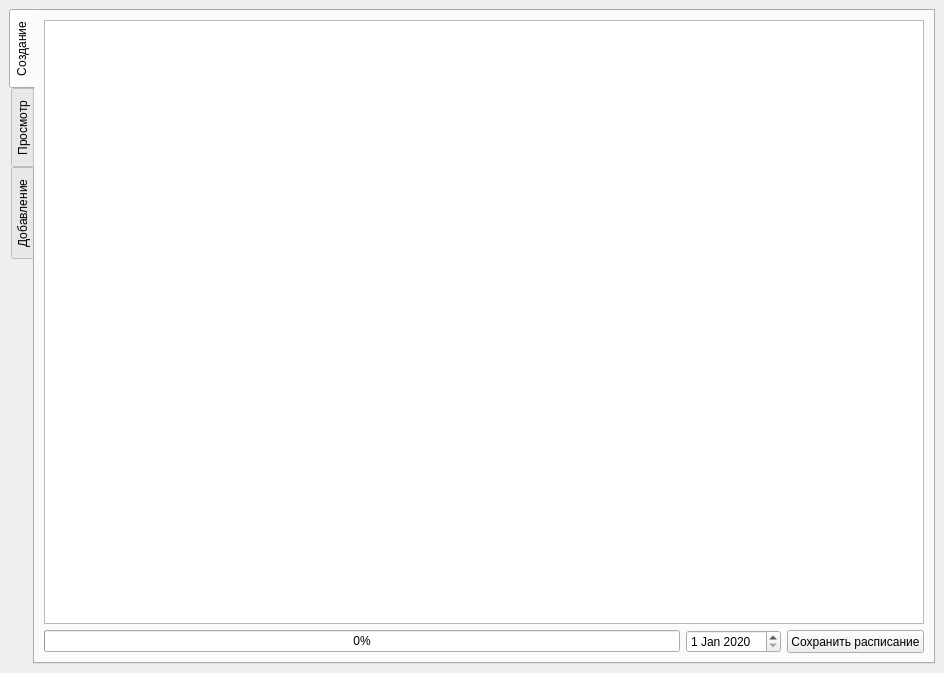
<?xml version="1.0" encoding="UTF-8"?>
<ui version="4.0">
 <class>MainWindow</class>
 <widget class="QMainWindow" name="MainWindow">
  <property name="geometry">
   <rect>
    <x>0</x>
    <y>0</y>
    <width>944</width>
    <height>673</height>
   </rect>
  </property>
  <property name="windowTitle">
   <string>Расписание занятий</string>
  </property>
  <property name="statusTip">
   <string notr="true"/>
  </property>
  <widget class="QWidget" name="centralwidget">
   <layout class="QVBoxLayout" name="verticalLayout_8">
    <item>
     <widget class="QTabWidget" name="tabWidget">
      <property name="focusPolicy">
       <enum>Qt::StrongFocus</enum>
      </property>
      <property name="tabPosition">
       <enum>QTabWidget::West</enum>
      </property>
      <property name="tabShape">
       <enum>QTabWidget::Rounded</enum>
      </property>
      <property name="currentIndex">
       <number>0</number>
      </property>
      <widget class="QWidget" name="tab">
       <attribute name="title">
        <string>Создание</string>
       </attribute>
       <layout class="QVBoxLayout" name="verticalLayout_2">
        <item>
         <widget class="QTableWidget" name="tableWidget">
          <property name="focusPolicy">
           <enum>Qt::NoFocus</enum>
          </property>
          <property name="editTriggers">
           <set>QAbstractItemView::NoEditTriggers</set>
          </property>
          <property name="selectionMode">
           <enum>QAbstractItemView::NoSelection</enum>
          </property>
          <property name="selectionBehavior">
           <enum>QAbstractItemView::SelectRows</enum>
          </property>
          <property name="sortingEnabled">
           <bool>false</bool>
          </property>
          <attribute name="verticalHeaderVisible">
           <bool>false</bool>
          </attribute>
         </widget>
        </item>
        <item>
         <layout class="QHBoxLayout" name="horizontalLayout_6">
          <item>
           <widget class="QProgressBar" name="progressBar">
            <property name="value">
             <number>0</number>
            </property>
           </widget>
          </item>
          <item>
           <widget class="QDateEdit" name="dateEdit">
            <property name="minimumDate">
             <date>
              <year>2020</year>
              <month>1</month>
              <day>1</day>
             </date>
            </property>
           </widget>
          </item>
          <item>
           <widget class="QPushButton" name="pushButton">
            <property name="minimumSize">
             <size>
              <width>124</width>
              <height>23</height>
             </size>
            </property>
            <property name="maximumSize">
             <size>
              <width>181</width>
              <height>31</height>
             </size>
            </property>
            <property name="text">
             <string>Сохранить расписание</string>
            </property>
            <property name="shortcut">
             <string>Ctrl+S</string>
            </property>
           </widget>
          </item>
         </layout>
        </item>
       </layout>
      </widget>
      <widget class="QWidget" name="tab_3">
       <attribute name="title">
        <string>Просмотр</string>
       </attribute>
       <layout class="QVBoxLayout" name="verticalLayout_3">
        <item>
         <layout class="QHBoxLayout" name="horizontalLayout">
          <item>
           <spacer name="horizontalSpacer">
            <property name="orientation">
             <enum>Qt::Horizontal</enum>
            </property>
            <property name="sizeHint" stdset="0">
             <size>
              <width>40</width>
              <height>20</height>
             </size>
            </property>
           </spacer>
          </item>
          <item>
           <widget class="QDateEdit" name="dateEdit_2">
            <property name="minimumDate">
             <date>
              <year>2020</year>
              <month>1</month>
              <day>1</day>
             </date>
            </property>
           </widget>
          </item>
          <item>
           <widget class="QPushButton" name="pushButton_2">
            <property name="text">
             <string>Просмотр</string>
            </property>
           </widget>
          </item>
          <item>
           <widget class="QPushButton" name="export_button">
            <property name="text">
             <string>Выгрузить таблицу</string>
            </property>
           </widget>
          </item>
          <item>
           <widget class="QPushButton" name="edit_button">
            <property name="text">
             <string>Редактировать</string>
            </property>
           </widget>
          </item>
         </layout>
        </item>
        <item>
         <widget class="QTableWidget" name="tableWidget_2">
          <property name="focusPolicy">
           <enum>Qt::NoFocus</enum>
          </property>
          <attribute name="verticalHeaderVisible">
           <bool>false</bool>
          </attribute>
         </widget>
        </item>
        <item>
         <widget class="QProgressBar" name="progressBar_2">
          <property name="value">
           <number>0</number>
          </property>
         </widget>
        </item>
       </layout>
      </widget>
      <widget class="QWidget" name="tab_2">
       <attribute name="title">
        <string>Добавление</string>
       </attribute>
       <layout class="QVBoxLayout" name="verticalLayout_4">
        <item>
         <widget class="QTabWidget" name="tabWidget_2">
          <property name="focusPolicy">
           <enum>Qt::NoFocus</enum>
          </property>
          <property name="tabPosition">
           <enum>QTabWidget::South</enum>
          </property>
          <property name="currentIndex">
           <number>3</number>
          </property>
          <widget class="QWidget" name="tab_4">
           <attribute name="title">
            <string>Группы</string>
           </attribute>
           <layout class="QVBoxLayout" name="verticalLayout">
            <item>
             <layout class="QHBoxLayout" name="horizontalLayout_2">
              <item>
               <widget class="QLineEdit" name="edit_group">
                <property name="styleSheet">
                 <string notr="true">border: 1px solid gray;
border-radius: 5px;</string>
                </property>
               </widget>
              </item>
              <item>
               <widget class="QPushButton" name="button_group">
                <property name="text">
                 <string>Добавить</string>
                </property>
               </widget>
              </item>
             </layout>
            </item>
            <item>
             <widget class="QTableWidget" name="table_groups">
              <property name="focusPolicy">
               <enum>Qt::NoFocus</enum>
              </property>
              <property name="editTriggers">
               <set>QAbstractItemView::NoEditTriggers</set>
              </property>
             </widget>
            </item>
           </layout>
          </widget>
          <widget class="QWidget" name="tab_5">
           <attribute name="title">
            <string>Преподаватели</string>
           </attribute>
           <layout class="QVBoxLayout" name="verticalLayout_5">
            <item>
             <layout class="QHBoxLayout" name="horizontalLayout_3">
              <item>
               <widget class="QLineEdit" name="edit_lecturer">
                <property name="styleSheet">
                 <string notr="true">border: 1px solid gray;
border-radius: 5px;</string>
                </property>
               </widget>
              </item>
              <item>
               <widget class="QPushButton" name="button_lecturer">
                <property name="text">
                 <string>Добавить</string>
                </property>
               </widget>
              </item>
             </layout>
            </item>
            <item>
             <widget class="QTableWidget" name="table_lecturer">
              <property name="focusPolicy">
               <enum>Qt::NoFocus</enum>
              </property>
              <property name="editTriggers">
               <set>QAbstractItemView::NoEditTriggers</set>
              </property>
              <property name="sortingEnabled">
               <bool>false</bool>
              </property>
             </widget>
            </item>
           </layout>
          </widget>
          <widget class="QWidget" name="tab_6">
           <attribute name="title">
            <string>Предметы</string>
           </attribute>
           <layout class="QVBoxLayout" name="verticalLayout_6">
            <item>
             <layout class="QHBoxLayout" name="horizontalLayout_5">
              <item>
               <widget class="QLineEdit" name="edit_subject">
                <property name="styleSheet">
                 <string notr="true">border: 1px solid gray;
border-radius: 5px;</string>
                </property>
               </widget>
              </item>
              <item>
               <widget class="QPushButton" name="button_subject">
                <property name="text">
                 <string>Добавить</string>
                </property>
               </widget>
              </item>
             </layout>
            </item>
            <item>
             <widget class="QTableWidget" name="table_subject">
              <property name="focusPolicy">
               <enum>Qt::NoFocus</enum>
              </property>
              <property name="editTriggers">
               <set>QAbstractItemView::NoEditTriggers</set>
              </property>
              <property name="sortingEnabled">
               <bool>false</bool>
              </property>
             </widget>
            </item>
           </layout>
          </widget>
          <widget class="QWidget" name="tab_7">
           <attribute name="title">
            <string>Аудитории</string>
           </attribute>
           <layout class="QVBoxLayout" name="verticalLayout_7">
            <item>
             <layout class="QHBoxLayout" name="horizontalLayout_4">
              <item>
               <widget class="QLineEdit" name="edit_classroom">
                <property name="styleSheet">
                 <string notr="true">border: 1px solid gray;
border-radius: 5px;</string>
                </property>
                <property name="maxLength">
                 <number>999</number>
                </property>
               </widget>
              </item>
              <item>
               <widget class="QPushButton" name="button_classroom">
                <property name="text">
                 <string>Добавить</string>
                </property>
               </widget>
              </item>
             </layout>
            </item>
            <item>
             <widget class="QTableWidget" name="table_classroom">
              <property name="focusPolicy">
               <enum>Qt::NoFocus</enum>
              </property>
              <property name="editTriggers">
               <set>QAbstractItemView::NoEditTriggers</set>
              </property>
              <property name="sortingEnabled">
               <bool>false</bool>
              </property>
             </widget>
            </item>
           </layout>
          </widget>
         </widget>
        </item>
        <item>
         <widget class="QPushButton" name="update_button">
          <property name="text">
           <string>Обновить</string>
          </property>
          <property name="shortcut">
           <string>Ctrl+R</string>
          </property>
         </widget>
        </item>
       </layout>
      </widget>
     </widget>
    </item>
   </layout>
  </widget>
 </widget>
 <tabstops>
  <tabstop>tabWidget</tabstop>
  <tabstop>dateEdit</tabstop>
  <tabstop>pushButton</tabstop>
  <tabstop>dateEdit_2</tabstop>
  <tabstop>pushButton_2</tabstop>
  <tabstop>export_button</tabstop>
  <tabstop>edit_button</tabstop>
  <tabstop>edit_group</tabstop>
  <tabstop>button_group</tabstop>
  <tabstop>edit_lecturer</tabstop>
  <tabstop>button_lecturer</tabstop>
  <tabstop>edit_subject</tabstop>
  <tabstop>button_subject</tabstop>
  <tabstop>edit_classroom</tabstop>
  <tabstop>button_classroom</tabstop>
  <tabstop>update_button</tabstop>
 </tabstops>
 <resources/>
 <connections/>
</ui>
